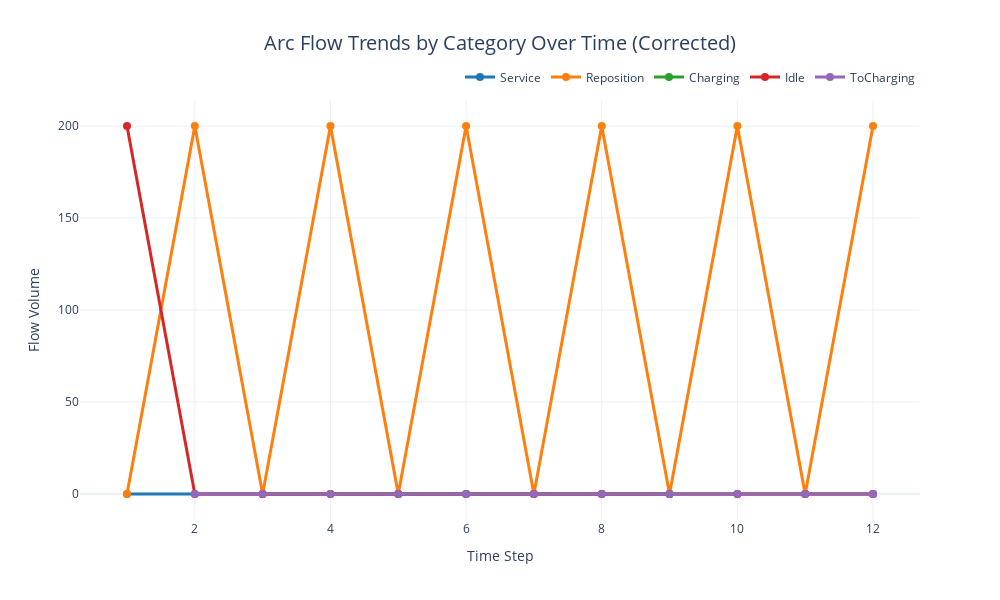

Here is the notebook cell this chart was saved with:
### Code cell
# 创建组合折线图，显示所有五种类型在同一图表中（修正版）
fig_combined = go.Figure()

# 为每个类别添加折线
for category in ['Service', 'Reposition', 'Charging', 'Idle', 'ToCharging']:
    category_data = aggregated[aggregated['arc_category'] == category]
    
    if not category_data.empty:
        fig_combined.add_trace(
            go.Scatter(
                x=category_data['time_step'],
                y=category_data['total_flow'],
                mode='lines+markers',
                name=category,
                line=dict(color=colors[category], width=3),
                marker=dict(size=8),
                hovertemplate=f'<b>{category}</b><br>' +
                             'Time Step: %{x}<br>' +
                             'Total Flow: %{y}<br>' +
                             '<extra></extra>'
            )
        )

# 更新布局
fig_combined.update_layout(
    title={
        'text': 'Arc Flow Trends by Category Over Time (Corrected)',
        'x': 0.5,
        'xanchor': 'center',
        'font': {'size': 20}
    },
    xaxis_title='Time Step',
    yaxis_title='Flow Volume',
    height=600,
    width=1000,
    template='plotly_white',
    legend=dict(
        orientation="h",
        yanchor="bottom",
        y=1.02,
        xanchor="right",
        x=1
    )
)

fig_combined.show()

### Figure 1 — Plotly figure (JSON) as saved in the notebook; plotly's stock layout.template omitted (floating-point values rounded to 4 significant figures)
{"data": [{"hovertemplate": "<b>Service</b><br>Time Step: %{x}<br>Total Flow: %{y}<br><extra></extra>", "line": {"color": "#1f77b4", "width": 3}, "marker": {"size": 8}, "mode": "lines+markers", "name": "Service", "type": "scatter", "x": [1.0, 5.0, 9.0], "y": [0.0, 0.0, 0.0]}, {"hovertemplate": "<b>Reposition</b><br>Time Step: %{x}<br>Total Flow: %{y}<br><extra></extra>", "line": {"color": "#ff7f0e", "width": 3}, "marker": {"size": 8}, "mode": "lines+markers", "name": "Reposition", "type": "scatter", "x": [1.0, 2.0, 3.0, 4.0, 5.0, 6.0, 7.0, 8.0, 9.0, 10.0, 11.0, 12.0], "y": [0.0, 200.0, 0.0, 200.0, 0.0, 200.0, 0.0, 200.0, 0.0, 200.0, 0.0, 200.0]}, {"hovertemplate": "<b>Charging</b><br>Time Step: %{x}<br>Total Flow: %{y}<br><extra></extra>", "line": {"color": "#2ca02c", "width": 3}, "marker": {"size": 8}, "mode": "lines+markers", "name": "Charging", "type": "scatter", "x": [3.0, 4.0, 5.0, 6.0, 7.0, 8.0, 9.0, 10.0, 11.0, 12.0], "y": [0.0, 0.0, 0.0, 0.0, 0.0, 0.0, 0.0, 0.0, 0.0, 0.0]}, {"hovertemplate": "<b>Idle</b><br>Time Step: %{x}<br>Total Flow: %{y}<br><extra></extra>", "line": {"color": "#d62728", "width": 3}, "marker": {"size": 8}, "mode": "lines+markers", "name": "Idle", "type": "scatter", "x": [1.0, 2.0, 3.0, 4.0, 5.0, 6.0, 7.0, 8.0, 9.0, 10.0, 11.0, 12.0], "y": [200.0, 0.0, 0.0, 0.0, 0.0, 0.0, 0.0, 0.0, 0.0, 0.0, 0.0, 0.0]}, {"hovertemplate": "<b>ToCharging</b><br>Time Step: %{x}<br>Total Flow: %{y}<br><extra></extra>", "line": {"color": "#9467bd", "width": 3}, "marker": {"size": 8}, "mode": "lines+markers", "name": "ToCharging", "type": "scatter", "x": [2.0, 3.0, 4.0, 5.0, 6.0, 7.0, 8.0, 9.0, 10.0, 11.0, 12.0], "y": [0.0, 0.0, 0.0, 0.0, 0.0, 0.0, 0.0, 0.0, 0.0, 0.0, 0.0]}], "layout": {"height": 600, "legend": {"orientation": "h", "x": 1, "xanchor": "right", "y": 1.02, "yanchor": "bottom"}, "title": {"font": {"size": 20}, "text": "Arc Flow Trends by Category Over Time (Corrected)", "x": 0.5, "xanchor": "center"}, "width": 1000, "xaxis": {"title": {"text": "Time Step"}}, "yaxis": {"title": {"text": "Flow Volume"}}}}
